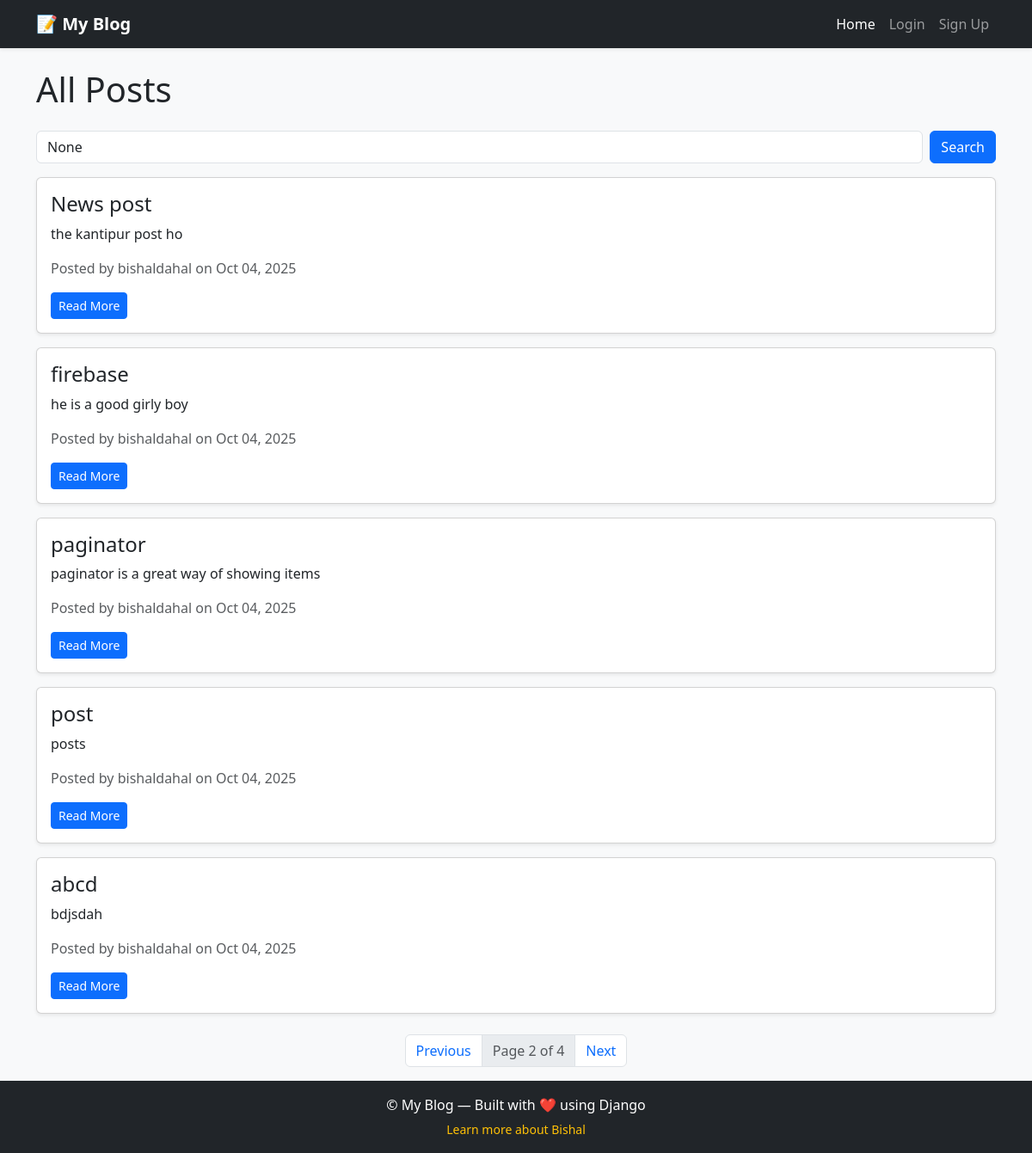
The app's page /posts/?page=2 with its own data.
### blog/models.py (models this page shows, shortened)
class Post(models.Model):
    author = models.ForeignKey(User, on_delete=models.CASCADE)
    title = models.CharField(max_length=100)
    content = models.TextField()
    image = models.ImageField(upload_to='posts/', blank=True, null=True)
    created_at = models.DateTimeField(auto_now_add=True)
    author = models.ForeignKey(User, on_delete=models.CASCADE)

### blog/views.py (the view)
# urls.py: path("posts/", views.post_list, name= "post_list"),
def post_list(request):
    query = request.GET.get('q')
    if query:
        post_list = Post.objects.filter(title__icontains=query).order_by('-created_at')
    else:
        post_list = Post.objects.all().order_by('-created_at')
    paginator = Paginator(post_list, 5)
    page_number = request.GET.get('page')
    page_obj = paginator.get_page(page_number)
    return render(request, 'blog/post_list.html', {'page_obj': page_obj, 'query': query})

### blog/templates/blog/post_list.html (shortened to what this page needs)
{% extends "layout.html" %}
{% block content %}
<h1 class="mb-4">All Posts</h1>
<form method="GET" class="mb-3 d-flex">
  <input type="text" name="q" class="form-control me-2" placeholder="Search posts..." value="{{ query }}">
  <button type="submit" class="btn btn-primary">Search</button>
</form>
{% for post in page_obj %}
  <div class="card mb-3 shadow-sm">
    <div class="card-body">
      <h4 class="card-title">{{ post.title }}</h4>
      <p class="card-text">{{ post.content|truncatewords:20 }}</p>
      <p class="text-muted">Posted by {{ post.author.username }} on {{ post.created_at|date:"M d, Y" }}</p>
      <a href="{% url 'post_detail' post.id %}" class="btn btn-primary btn-sm">Read More</a>
    </div>
  </div>
{% empty %}
  <p>No posts found.</p>
{% endfor %}
<nav aria-label="Page navigation" class="mt-4">
  <ul class="pagination justify-content-center">
    {% if page_obj.has_previous %}
      <li class="page-item">
        <a class="page-link" href="?page={{ page_obj.previous_page_number }}{% if query %}&q={{ query }}{% endif %}">Previous</a>
      </li>
    {% endif %}
    <li class="page-item disabled">
      <span class="page-link">Page {{ page_obj.number }} of {{ page_obj.paginator.num_pages }}</span>
    </li>
    {% if page_obj.has_next %}
      <li class="page-item">
        <a class="page-link" href="?page={{ page_obj.next_page_number }}{% if query %}&q={{ query }}{% endif %}">Next</a>
      </li>
    {% endif %}
  </ul>
</nav>
{% endblock %}

### records on screen
Post: title "News post", content "the kantipur post ho", author.username "bishaldahal", created_at "Oct 04, 2025"
Post: title "firebase", content "he is a good girly boy", author.username "bishaldahal", created_at "Oct 04, 2025"
Post: title "paginator", content "paginator is a great way of showing items", author.username "bishaldahal", created_at "Oct 04, 2025"
Post: title "post", content "posts", author.username "bishaldahal", created_at "Oct 04, 2025"
Post: title "abcd", content "bdjsdah", author.username "bishaldahal", created_at "Oct 04, 2025"

### other values on screen
{{ page_obj.number }} "2"
{{ page_obj.paginator.num_pages }} "4"
